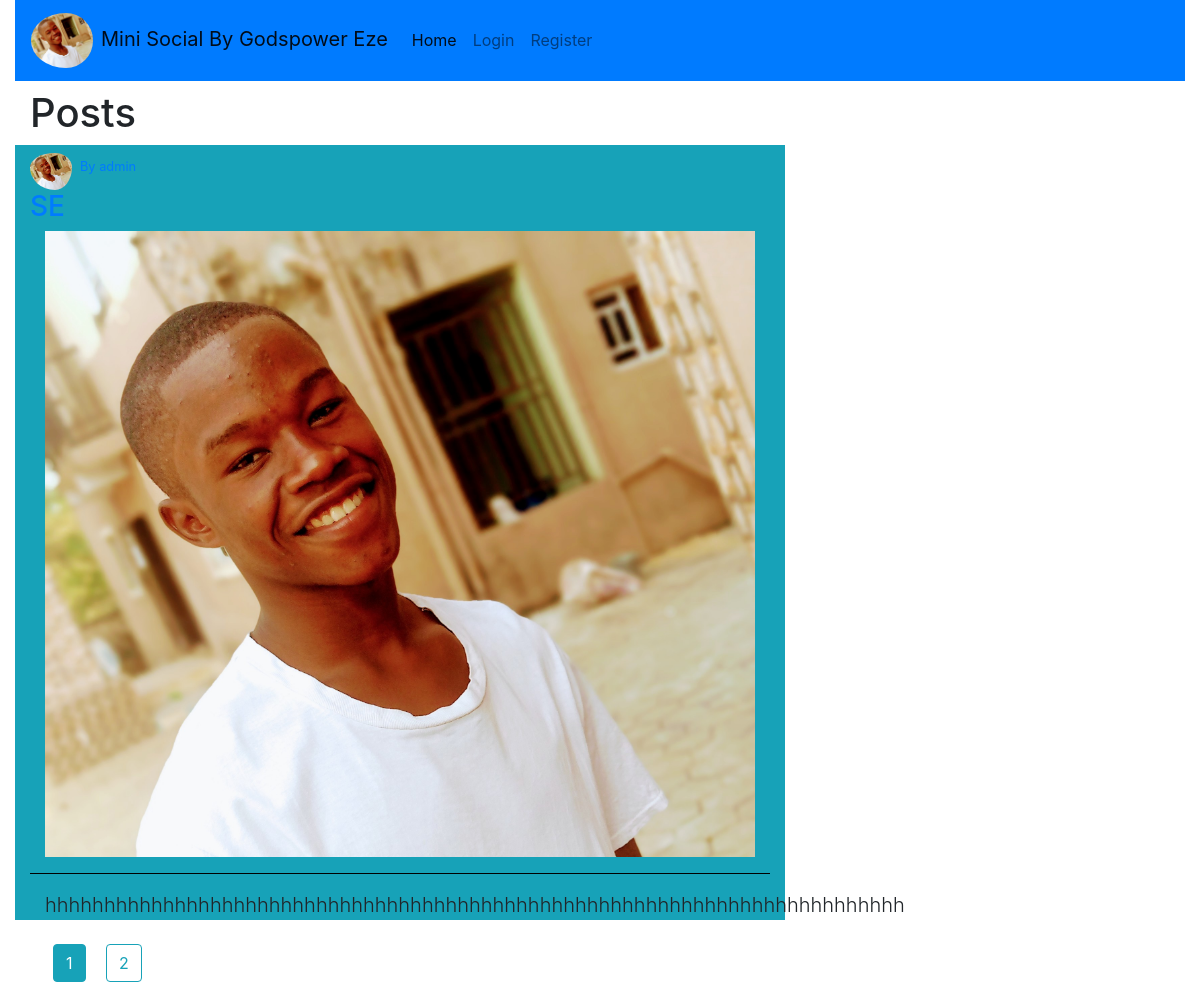
Page /home on the earlier database version.
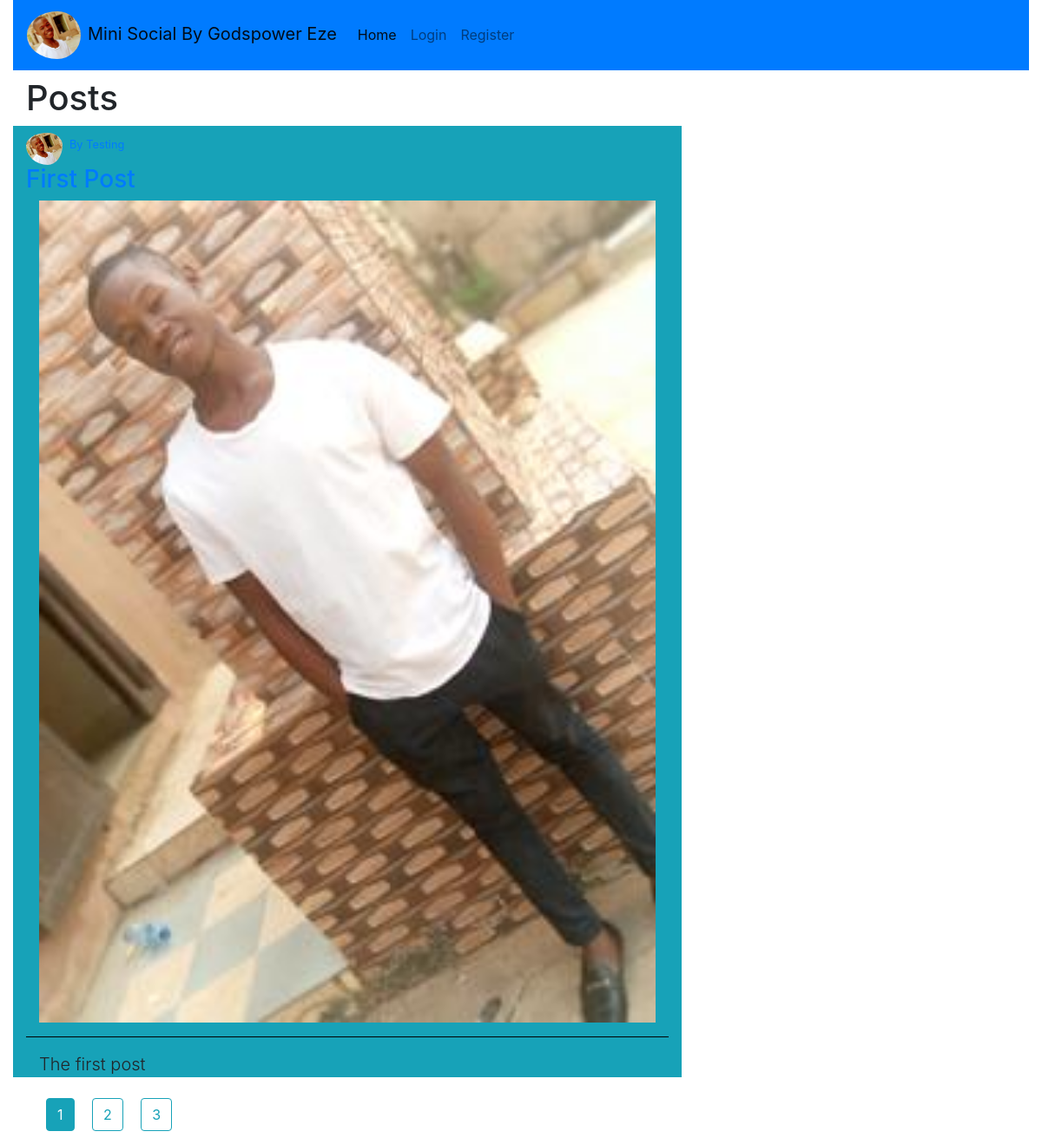
Same page on the later database version.
### socialmedia/models.py (models this page shows, shortened)
class Post(db.Model):
    id = db.Column(db.Integer, primary_key=True)
    post_image = db.Column(db.String(20), nullable=True)
    post_title = db.Column(db.String(50), nullable=False)
    post_content = db.Column(db.Text, nullable=False)
    date_posted = db.Column(db.DateTime, nullable=False, default=datetime.utcnow)
    user_id = db.Column(db.Integer, db.ForeignKey('user.id'), nullable=False)

class User(db.Model, UserMixin):
    id = db.Column(db.Integer, primary_key=True)
    username = db.Column(db.String(20), nullable=False, unique=True)
    email = db.Column(db.String(120), unique=True, nullable=False)
    profile_image = db.Column(db.String(20), nullable=False, default='default.jpg')
    password = db.Column(db.String(20), nullable=False)
    first_name = db.Column(db.String(20), nullable=True)
    last_name = db.Column(db.String(20), nullable=True)
    bio = db.Column(db.Text, nullable=True)
    gender = db.Column(db.String(20), nullable=True)
    posts = db.relationship('Post', backref='author', lazy=True)

### socialmedia/routes.py (the view)
@app.route('/')
@app.route('/home')
def home():
    page = request.args.get('page', 1, type=int)
    post = Post.query.order_by(Post.date_posted.desc()).paginate(page=page, per_page=1)
    return render_template('home.html', post=post, title='Home')

### socialmedia/templates/home.html
{% extends 'base.html' %}
{% block content %}
<div class="row">
    <div class="col-md-8 center">
        <h1 class="container">
    Posts
</h1>
    {% for p in post.items %}
    <div class="container bg-info">
        <small class="text-right"><img class="rounded-circle pr-2 pt-2" width="50px" src="{{ url_for('static', filename='mypicture.jpg')}}"><a href="{{url_for('user_post', username=p.author.username )}}">By {{p.author.username}}</a></small>
        <h3><a href="{{ url_for('detail_view', user_id=p.id)}}">{{ p.post_title}}</a></h3>
        {% if p.post_image%}
        <div>
            <img class="container" src="/static/post_image/{{p.post_image}}">
        </div>
        {% endif %}
        <hr color="black">
    <p class="container lead">
        {{ p.post_content }}
    </p>
     </div>
    {% endfor %}
    </div>
</div>
<div class="container">
{% for page_num in post.iter_pages(left_edge=1, right_edge=1,left_current=1, right_current=2) %}
        {% if page_num %}
            {% if post.page == page_num %}
                <a class="btn btn-info m-2" href="{{url_for('home', page=page_num)}}">
                    {{ page_num }}
                </a>
            {% else %}
                <a class="btn btn-outline-info m-2" href="{{url_for('home', page=page_num)}}">
                    {{ page_num }}
                </a>
            {% endif %}
        {% endif %}
    {% endfor %}
</div>
{% endblock %}

### socialmedia/templates/base.html (shortened to what this page needs)
<!doctype html>
<html lang="en">
  <head>
    <link rel="stylesheet" href="{{ url_for('static', filename='css/bootstrap.min.css')}}">
  </head>
  <body class="container-fluid">
  <nav class="navbar navbar-expand-lg navbar-light bg-primary">
      <a class="navbar-brand" href="{{ url_for('home')}}"><img class="rounded-circle pr-2" width="70px" src="{{ url_for('static', filename='mypicture.jpg')}}">Mini Social By Godspower Eze</a>
      <div class="collapse navbar-collapse" id="navbarSupportedContent">
        <ul class="navbar-nav mr-auto">
          <li class="nav-item active">
            <a class="nav-link" href="{{ url_for('home')}}">Home <span class="sr-only">(current)</span></a>
          </li>
            {% if current_user.is_authenticated %}
                <li class="nav-item">
                <a class="nav-link" href="{{ url_for('account')}}">My Account</a>
                </li>
                <li class="nav-item">
                <a class="nav-link" href="{{ url_for('post_create')}}">Create Post</a>
                </li>
                <li class="nav-item">
                <a class="nav-link" href="{{ url_for('logout')}}">Logout</a>
                </li>
            {% else %}
                <li class="nav-item">
                <a class="nav-link" href="{{ url_for('login')}}">Login</a>
                </li>
                <li class="nav-item">
                <a class="nav-link" href="{{ url_for('register_user')}}">Register</a>
                </li>
            {% endif %}
        </ul>
      </div>
    </nav>
    {% block content %}
    {% endblock %}
  </body>
</html>

Differences in the rows shown:
no longer on this page (row unchanged): Post: author.username "admin", post_title "SE", post_image (picture), post_content "hhhhhhhhhhhhhhhhhhhhhhhhhhhhhhhhhhhhhhhhhhhhhhhhhhhhhhhhhhhhhhhhhhhhhhhhh"
added Post: author.username "Testing", post_title "First Post", post_image (picture), post_content "The first post"
Other differences:
new list line: "3"
